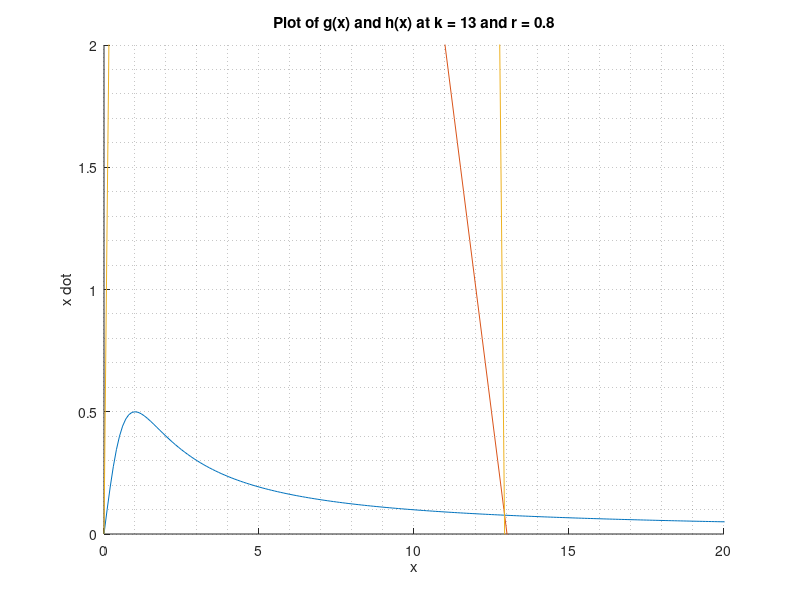

The MATLAB script that drew this image: (Note: this script raises an error after producing the figure.)
clear all;
close all;

%values we for the ODE which we change throughout the exercise
r = 13;%parameter r
k = 13;%parameter k

%% Plotting g(x) and h(x) and the ODE
x = 0:0.1:50;%defining the x axis
h = r*(1-x./k);%defining h(x)
g = (x)./(1+x.^2);%defining g(x)
t = r.*x.*(1-x./k) - (x.^2)./(1+x.^2);%plot of the ode 

%setting up and plotting the figure of the h(x) and g(x)
figure(1);
hold on
plot(x,g);
plot(x,h);
plot(x,t);
title("Plot of g(x) and h(x) at k = 13 and r = 0.8");
xlim([0,20]);
ylim([0,2]);
grid minor;
xlabel("x");
ylabel("x dot");

%finding the intersection
[xi, yi] = polyxpoly(x,g,x,h)%using in built MATLAB function to find x and y coordinates of all intersections
plot(xi,yi,'ok')%Plotting all locations of intersections

legend("g(x)", "h(x)", "x dot = 0", "Intersection");

%% Solving the ODE and plotting for different initial conditions
f = @(t,x)[(r*x(1))*(1-(x(1)/k)) - (x(1)^2)/(1 + x(1)^2)];%the function which contains the ODE
  
figure(2)
hold on

%Now I repeatedly solve the ODE using ode45 for different initial
%conditions and then plot that solution in the time domain
x0 = 0;%setting initial condition

[t,x] = ode45(f,[0 100], x0);%calling the ODE function for a time ranfe of 0 to 100 

plot(t,x,"r")

x0 = 0.4;

[t,x] = ode45(f,[0 100], x0);

plot(t,x,"b")

x0 = 0.6;

[t,x] = ode45(f,[0 100], x0);

plot(t,x)

x0 = 0.9;

[t,x] = ode45(f,[0 100], x0);

plot(t,x)

x0 = 1.4;

[t,x] = ode45(f,[0 100], x0);

plot(t,x)

x0 = 1.9;

[t,x] = ode45(f,[0 100], x0);

plot(t,x)

x0 = 16.7285;

[t,x] = ode45(f,[0 100], x0);

%setting up the figure for the ODE solutions 
plot(t,x)
legend("x(t) for x0 = 0","x(t) for x0 = 0.4","x(t) for x0 = 0.6","x(t) for x0 = 0.9","x(t) for x0 = 1.4","x(t) for x0 = 1.9", "x(t) for x0 = 16.72"); 
title("x(t) for different initial conditions");
grid minor;
xlabel("t");
ylabel("x");